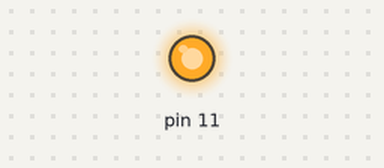
Simulated run of this sketch. Board: Arduino Uno, built with avr-gcc and run on an emulated ATmega328P. Parts: output pins drawn as LEDs (lit = HIGH).

Above: at 0.1 s.
Timing chart, 0 to 1.6 s (numbered marks = the images above):
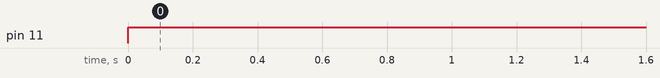

The sketch:

constant_high.ino
```cpp
void setup() {
  // put your setup code here, to run once:
pinMode(11, OUTPUT);
}

void loop() {
  // put your main code here, to run repeatedly:
analogWrite(11, 255);
      delay(5000);
}
```

Measured:
- by itself, pin 11: LOW → HIGH at 0.00 s
